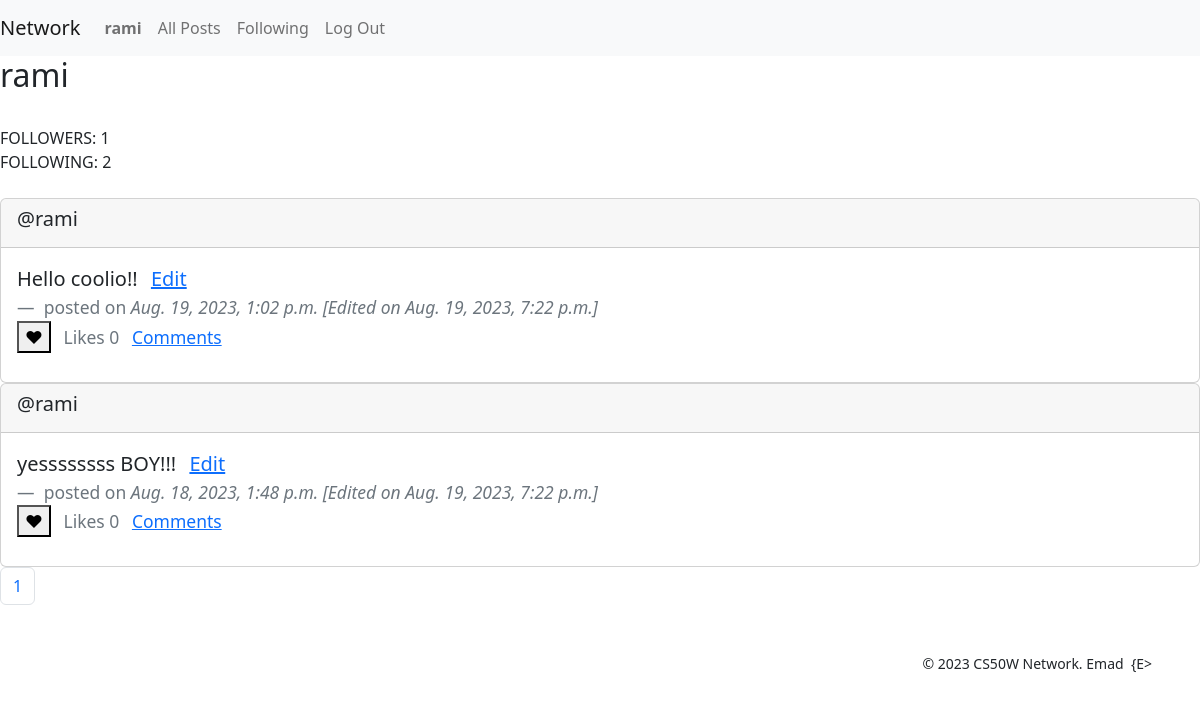
Page /profile/1 (signed in) on the earlier database version.
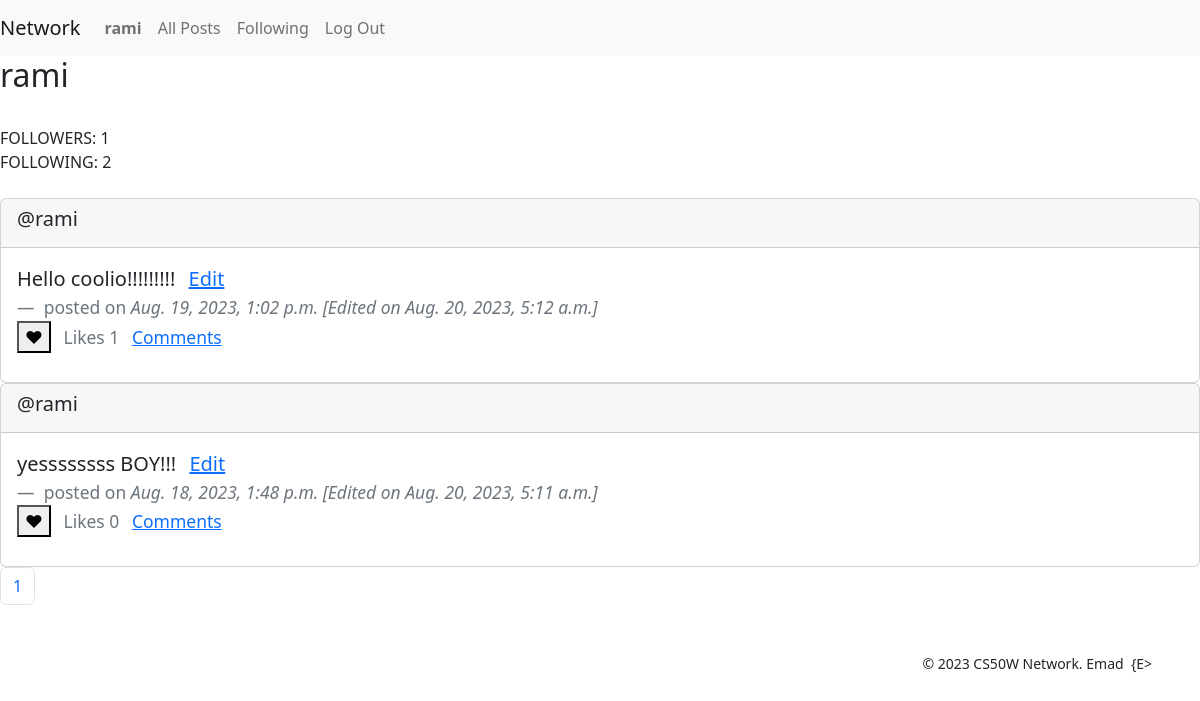
Same page on the later database version.
### network/models.py (models this page shows, shortened)
class Post(models.Model):
    content = models.TextField(blank=True)
    date_posted = models.DateTimeField(auto_now_add=True)    # automatically populated with current date
    edited = models.BooleanField(default=False)
    edited_on = models.DateTimeField(auto_now=True)    # automatically populated with current date on every update of instance
    author = models.ForeignKey(User, on_delete=models.CASCADE, blank=True, null=True, related_name="user_posts")
    likers = models.ManyToManyField(User, blank=True, null=True, related_name="liked_posts")

class User(AbstractUser):
    followers = models.ManyToManyField('self', symmetrical=False, blank=True, null=True, related_name='following')

### network/views.py (the view)
# urls.py: path("profile/<int:user_id>", views.profile, name="profile"),
@login_required
def profile(request, user_id):
    profile_user = User.objects.get(pk=user_id)
    profile_user_posts = profile_user.user_posts.order_by("-date_posted").all()
    return render(request, "network/profile.html", context={
        'following': profile_user.following.all(),
        'followers': profile_user.followers.all(),
        'page': pagination(request, profile_user_posts),
        'profile_user': profile_user,
    })

### network/views.py (called while the page is built)
def pagination(request, objects_list):
    paginator = Paginator(objects_list, 10)
    page_number = request.GET.get('page')
    page = paginator.get_page(page_number)
    return page

### network/templates/network/profile.html (shortened to what this page needs)
{% extends "network/layout.html" %}
{% block body %}
    <div>
        <h2>{{profile_user}}</h2>
        <br>
        FOLLOWERS: {{followers.count}}
        <br>
        FOLLOWING: {{following.count}}
        <br>
        <br>
        {% for post in page %}
            <div class="card">
                <div class="card-header">
                    <h5>@{{post.author}}</h5>
                </div>
                <div class="card-body">
                    <blockquote class="blockquote mb-0">
                        <p>
                            <span id="post_{{post.id}}" class="list-inline-item">{{post.content}}</span>
                            {% if user.is_authenticated and user == post.author %}
                                <a href="#" id="editLink_{{post.id}}" class="list-inline-item edit-link" data-bs-toggle="modal" data-bs-target="#editModal_{{post.id}}">
                                    Edit
                                </a>
                            {% endif %}
                        </p>
                        <footer class="blockquote-footer">
                            <span>posted on </span>
                            <cite title="Source Title">{{post.date_posted}} {% if post.edited %}[Edited on {{post.edited_on}}]{% endif %}</cite> <br>
                            <button id="postReaction_{{post.id}}" class="list-inline-item btn-like" data-reaction="unlike" data-csrf="{{ csrf_token }}">❤</button>
                            <p class="list-inline-item">Likes <span id="postLikes_{{post.id}}">{{post.likers.count}}</span></p>
                            <a href="#" class="list-inline-item">Comments</a>
                        </footer>
                    </blockquote>
                </div>
            </div>
        {% endfor %}
    </div>
{% endblock %}

Differences in the rows shown:
changed Post: content "Hello coolio!!" → "Hello coolio!!!!!!!!!"; edited_on "Aug. 19, 2023, 7:22 p.m." → "Aug. 20, 2023, 5:12 a.m."; likers.count "0" → "1"
changed Post "yessssssss BOY!!!": edited_on "Aug. 19, 2023, 7:22 p.m." → "Aug. 20, 2023, 5:11 a.m."
